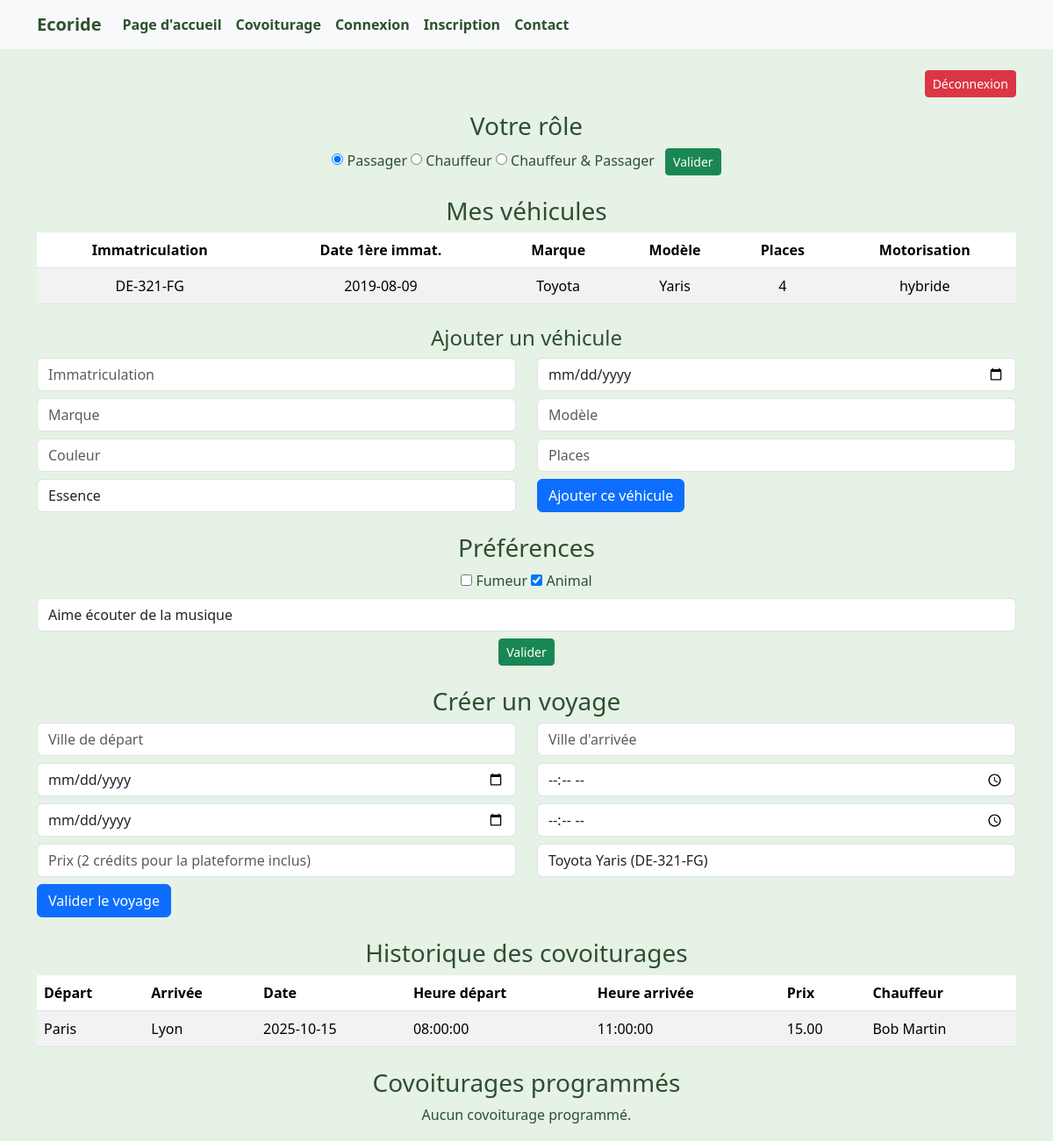
The app's page /public/index.php?page=espace_utilisateur (signed in) with its own data.
### tables this page shows
CREATE TABLE compte (
    id_utilisateur INT AUTO_INCREMENT PRIMARY KEY,
    nom VARCHAR(50) NOT NULL,
    mail VARCHAR(50) NOT NULL UNIQUE,
    password VARCHAR(255) NOT NULL,
    photo BLOB,
    actif BOOLEAN DEFAULT TRUE,
    date_creation DATE,
    dernier_acces DATE,
    credit INT DEFAULT 0,
    id_type_compte INT,
    id_role INT,
    FOREIGN KEY (id_type_compte) REFERENCES type_compte(id_type_compte),
    FOREIGN KEY (id_role) REFERENCES role(id_role)
);

CREATE TABLE vehicule (
    id_vehicule INT AUTO_INCREMENT PRIMARY KEY,
    immatriculation VARCHAR(50) NOT NULL,
    date_de_premiere_immatriculation DATE NOT NULL,
    marque VARCHAR(50) NOT NULL,
    modele VARCHAR(50) NOT NULL,
    couleur VARCHAR(50),
    places_disponibles INT NOT NULL,
    id_utilisateur INT NOT NULL,
    id_type_motorisation INT NOT NULL,
    FOREIGN KEY (id_utilisateur) REFERENCES compte(id_utilisateur),
    FOREIGN KEY (id_type_motorisation) REFERENCES type_motorisation(id_type_motorisation)
);

CREATE TABLE type_motorisation (
    id_type_motorisation INT AUTO_INCREMENT PRIMARY KEY,
    nom_type VARCHAR(50) NOT NULL
);

CREATE TABLE preference (
    id_preference INT AUTO_INCREMENT PRIMARY KEY,
    fumeur BOOLEAN,
    animal BOOLEAN,
    remarques_particulieres VARCHAR(100),
    id_utilisateur INT UNIQUE,
    FOREIGN KEY (id_utilisateur) REFERENCES compte(id_utilisateur)
);

CREATE TABLE reservation (
    id_reservation INT AUTO_INCREMENT PRIMARY KEY,
    id_utilisateur INT NOT NULL,
    id_covoiturage INT NOT NULL,
    date_reservation DATETIME DEFAULT CURRENT_TIMESTAMP,
    statut ENUM('en_attente', 'confirmee', 'annulee') DEFAULT 'confirmee', 
     

    CONSTRAINT fk_reservation_utilisateur
        FOREIGN KEY (id_utilisateur) REFERENCES compte(id_utilisateur)
        ON DELETE CASCADE ON UPDATE CASCADE,

     

    CONSTRAINT fk_reservation_covoiturage
        FOREIGN KEY (id_covoiturage) REFERENCES covoiturage(id_covoiturage)
        ON DELETE CASCADE ON UPDATE CASCADE,

     

    UNIQUE KEY unique_reservation (id_utilisateur, id_covoiturage)

     
    
);

CREATE TABLE covoiturage (
    id_covoiturage INT AUTO_INCREMENT PRIMARY KEY,
    date_depart DATE,
    heure_depart TIME,
    lieu_depart VARCHAR(50),
    lieu_arrivee VARCHAR(50), 
    date_arrivee DATE,
    heure_arrivee TIME,
    nombre_places INT,
    prix_par_personne DECIMAL(6,2),
    id_utilisateur INT,
    id_vehicule INT,
    FOREIGN KEY (id_utilisateur) REFERENCES compte(id_utilisateur),
    FOREIGN KEY (id_vehicule) REFERENCES vehicule(id_vehicule)
);

### application/controleurs/espace_utilisateur.php (called while the page is built, shortened)
<?php
require_once APP_PATH . '/modeles/utilisateur.php';
require_once APP_PATH . '/modeles/vehicule.php';
require_once APP_PATH . '/modeles/reservation.php';
$user_id = (int) ($_SESSION['user']['id_utilisateur'] ?? 0);
$user = getUtilisateurById($user_id);
$vehicules = getVehiculesByUtilisateur($user_id);
$preferences = getPreferencesByUtilisateur($user_id);
$historique = getHistoriqueReservationsByUtilisateur($user_id);
$covoiturages_programmes = getReservationsByUtilisateur($user_id);
usort($covoiturages_programmes, function($a, $b) {
    $da = $a['date_depart'] . ' ' . ($a['heure_depart'] ?? '00:00:00');
    $db = $b['date_depart'] . ' ' . ($b['heure_depart'] ?? '00:00:00');
    return strcmp($da, $db);
});
include APP_PATH . '/vues/espace_utilisateur.php';

### application/modeles/utilisateur.php (called while the page is built, shortened)
<?php
require_once ROOT_PATH . '/config/config.php';
function getUtilisateurById($id_utilisateur) {
    global $pdo;
    $stmt = $pdo->prepare("SELECT * FROM compte WHERE id_utilisateur = :id");
    $stmt->execute([':id' => $id_utilisateur]);
    return $stmt->fetch(PDO::FETCH_ASSOC);
}
function getPreferencesByUtilisateur($id_utilisateur) {
    global $pdo;
    $stmt = $pdo->prepare("SELECT * FROM preference WHERE id_utilisateur = :id");
    $stmt->execute([':id' => $id_utilisateur]);
    return $stmt->fetch(PDO::FETCH_ASSOC);
}
?>

### application/modeles/vehicule.php (called while the page is built, shortened)
<?php
require_once ROOT_PATH . '/config/config.php';
function getVehiculesByUtilisateur($id_utilisateur) {
    global $pdo;
    $stmt = $pdo->prepare("
        SELECT v.*, tm.nom_type AS motorisation
        FROM vehicule v
        JOIN type_motorisation tm ON v.id_type_motorisation = tm.id_type_motorisation
        WHERE v.id_utilisateur = :id_utilisateur
    ");
    $stmt->execute([':id_utilisateur' => $id_utilisateur]);
    return $stmt->fetchAll(PDO::FETCH_ASSOC);
}

### application/modeles/reservation.php (called while the page is built, shortened)
<?php
require_once ROOT_PATH . '/config/config.php';
function getReservationsByUtilisateur($id_utilisateur) {
    global $pdo;
    $stmt = $pdo->prepare("
        SELECT DISTINCT
            c.id_covoiturage,
            c.lieu_depart,
            c.lieu_arrivee,
            c.date_depart,
            c.heure_depart,
            c.prix_par_personne,
            v.marque,
            v.modele,
            u.nom AS nom_chauffeur,
            u.photo AS photo_chauffeur
        FROM covoiturage c
        JOIN vehicule v ON c.id_vehicule = v.id_vehicule
        JOIN compte u ON c.id_utilisateur = u.id_utilisateur
        LEFT JOIN reservation r ON c.id_covoiturage = r.id_covoiturage
        WHERE (r.id_utilisateur = :id_utilisateur OR c.id_utilisateur = :id_utilisateur)
          AND c.date_depart >= CURDATE()
        ORDER BY c.date_depart ASC
    ");
    $stmt->execute([':id_utilisateur' => $id_utilisateur]);
    return $stmt->fetchAll(PDO::FETCH_ASSOC);
}
function getHistoriqueReservationsByUtilisateur($id_utilisateur) {
    global $pdo;
    $stmt = $pdo->prepare("
        SELECT r.id_reservation, c.id_covoiturage, c.lieu_depart, c.lieu_arrivee,
               c.date_depart, c.heure_depart, c.date_arrivee, c.heure_arrivee,
               c.prix_par_personne, v.marque, v.modele,
               u.nom AS nom_chauffeur, u.photo AS photo_chauffeur
        FROM reservation r
        JOIN covoiturage c ON r.id_covoiturage = c.id_covoiturage
        JOIN vehicule v ON c.id_vehicule = v.id_vehicule
        JOIN compte u ON c.id_utilisateur = u.id_utilisateur
        WHERE r.id_utilisateur = :uid
          AND c.date_depart < CURDATE()
        ORDER BY c.date_depart DESC, c.heure_depart DESC
    ");
    $stmt->execute([':uid' => $id_utilisateur]);
    return $stmt->fetchAll(PDO::FETCH_ASSOC);
}

### application/vues/espace_utilisateur.php (the view, shortened to what this page needs)
<?php include APP_PATH . '/vues/entete.php'; ?>
<div class="container mt-4">
    <div class="d-flex justify-content-end mb-3">
        <a href="index.php?page=deconnexion" class="btn btn-danger btn-sm">Déconnexion</a>
    </div>
    <h3 class="text-center">Votre rôle</h3>
    <form method="POST" class="text-center mb-4">
        <input type="radio" name="role" value="1" <?= $user['id_role']==1?'checked':'' ?>> Passager
        <input type="radio" name="role" value="2" <?= $user['id_role']==2?'checked':'' ?>> Chauffeur
        <input type="radio" name="role" value="3" <?= $user['id_role']==3?'checked':'' ?>> Chauffeur & Passager
        <button type="submit" class="btn btn-success btn-sm ms-2">Valider</button>
    </form>
    <?php if($user['id_role'] != 'passager'): ?>
        <h3 class="text-center">Mes véhicules</h3>
        <?php if(count($vehicules)==0): ?>
            <p class="text-center">Aucun véhicule enregistré.</p>
        <?php else: ?>
            <table class="table table-striped text-center">
                <thead>
                    <tr>
                        <th>Immatriculation</th><th>Date 1ère immat.</th><th>Marque</th><th>Modèle</th><th>Places</th><th>Motorisation</th>
                    </tr>
                </thead>
                <tbody>
                    <?php foreach($vehicules as $v): ?>
                        <tr>
                            <td><?= htmlspecialchars($v['immatriculation'] ?? '') ?></td>
                            <td><?= htmlspecialchars($v['date_de_premiere_immatriculation'] ?? '') ?></td>
                            <td><?= htmlspecialchars($v['marque'] ?? '') ?></td>
                            <td><?= htmlspecialchars($v['modele'] ?? '') ?></td>
                            <td><?= htmlspecialchars($v['places_disponibles'] ?? '') ?></td>
                            <td><?= htmlspecialchars($v['motorisation'] ?? $v['id_type_motorisation']) ?></td>
                        </tr>
                    <?php endforeach; ?>
                </tbody>
            </table>
        <?php endif; ?>
        <h4 class="text-center mt-4">Ajouter un véhicule</h4>
        <form method="POST" class="mb-4">
            <div class="row mb-2">
                <div class="col"><input type="text" name="immatriculation" class="form-control" placeholder="Immatriculation" required></div>
                <div class="col"><input type="date" name="date_de_premiere_immatriculation" class="form-control" placeholder="Date 1ère immatriculation" required></div>
            </div>
            <div class="row mb-2">
                <div class="col"><input type="text" name="marque" class="form-control" placeholder="Marque" required></div>
                <div class="col"><input type="text" name="modele" class="form-control" placeholder="Modèle" required></div>
            </div>
            <div class="row mb-2">
                <div class="col"><input type="text" name="couleur" class="form-control" placeholder="Couleur"></div>
                <div class="col"><input type="number" name="places_disponibles" class="form-control" placeholder="Places" required></div>
            </div>
            <div class="row mb-2">
                <div class="col">
                    <select name="id_type_motorisation" class="form-control" required>
                        <option value="1">Essence</option>
                    </select>
                </div>
                <div class="col">
                    <button type="submit" name="ajouter_vehicule" class="btn btn-primary">Ajouter ce véhicule</button>
                </div>
            </div>
        </form>
    <?php endif; ?>
    <h3 class="text-center mt-4">Préférences</h3>
    <form method="POST" class="mb-4 text-center">
        <input type="checkbox" name="fumeur" <?= (!empty($preferences['fumeur']))?'checked':'' ?>> Fumeur
        <input type="checkbox" name="animal" <?= (!empty($preferences['animal']))?'checked':'' ?>> Animal
        <input type="text" name="remarques_particulieres" class="form-control my-2" placeholder="Remarques particulières" value="<?= htmlspecialchars($preferences['remarques_particulieres'] ?? '') ?>">
        <button type="submit" name="valider_preferences" class="btn btn-success btn-sm">Valider</button>
    </form>
    <h3 class="text-center mt-4">Créer un voyage</h3>
    <form method="POST" class="mb-4">
        <div class="row mb-2">
            <div class="col"><input type="text" name="ville_depart" class="form-control" placeholder="Ville de départ" required></div>
            <div class="col"><input type="text" name="ville_arrivee" class="form-control" placeholder="Ville d'arrivée" required></div>
        </div>
        <div class="row mb-2">
            <div class="col"><input type="date" name="date_depart" class="form-control" required></div>
            <div class="col"><input type="time" name="heure_depart" class="form-control" required></div>
        </div>
        <div class="row mb-2">
            <div class="col"><input type="date" name="date_arrivee" class="form-control" required></div>
            <div class="col"><input type="time" name="heure_arrivee" class="form-control" required></div>
        </div>
        <div class="row mb-2">
            <div class="col"><input type="number" name="prix" class="form-control" placeholder="Prix (2 crédits pour la plateforme inclus)" required></div>
            <div class="col">
                <select name="id_vehicule" class="form-control" required>
                    <?php foreach($vehicules as $v): ?>
                        <option value="<?= $v['id_vehicule'] ?>"><?= htmlspecialchars($v['marque'].' '.$v['modele'].' ('.$v['immatriculation'].')') ?></option>
                    <?php endforeach; ?>
                </select>
            </div>
        </div>
        <button type="submit" name="creer_voyage" class="btn btn-primary">Valider le voyage</button>
    </form>
    <h3 class="text-center mt-4">Historique des covoiturages</h3>
    <?php if(count($historique)==0): ?>
        <p class="text-center">Aucun covoiturage réalisé.</p>
    <?php else: ?>
        <table class="table table-striped">
            <thead>
                <tr><th>Départ</th><th>Arrivée</th><th>Date</th><th>Heure départ</th><th>Heure arrivée</th><th>Prix</th><th>Chauffeur</th></tr>
            </thead>
            <tbody>
                <?php foreach($historique as $h): ?>
                <tr>
                    <td><?= htmlspecialchars($h['lieu_depart']) ?></td>
                    <td><?= htmlspecialchars($h['lieu_arrivee']) ?></td>
                    <td><?= $h['date_depart'] ?></td>
                    <td><?= $h['heure_depart'] ?></td>
                    <td><?= $h['heure_arrivee'] ?></td>
                    <td><?= $h['prix_par_personne'] ?></td>
                    <td><?= htmlspecialchars($h['nom_chauffeur']) ?></td>
                </tr>
                <?php endforeach; ?>
            </tbody>
        </table>
    <?php endif; ?>
    <h3 class="text-center mt-4">Covoiturages programmés</h3>
    <?php if(count($covoiturages_programmes)==0): ?>
        <p class="text-center">Aucun covoiturage programmé.</p>
    <?php endif; ?>
</div>

### public/css/style.css (style rules this page uses)
body { background-color: #e6f2e6; color: #2f4f2f; }
p { line-height: 1.6; }

### records on screen
compte: id_role "☑"
vehicule: immatriculation "DE-321-FG", date_de_premiere_immatriculation "2019-08-09", marque "Toyota", modele "Yaris", places_disponibles "4", id_type_motorisation.nom_type "hybride"
preference: animal "☑", remarques_particulieres "Aime écouter de la musique"
reservation: id_covoiturage.lieu_depart "Paris", id_covoiturage.lieu_arrivee "Lyon", id_covoiturage.date_depart "2025-10-15", id_covoiturage.heure_depart "08:00:00", id_covoiturage.heure_arrivee "11:00:00", id_covoiturage.prix_par_personne "15.00", compte.nom "Bob Martin"

### other values on screen
form field id_vehicule "Toyota Yaris (DE-321-FG)"
